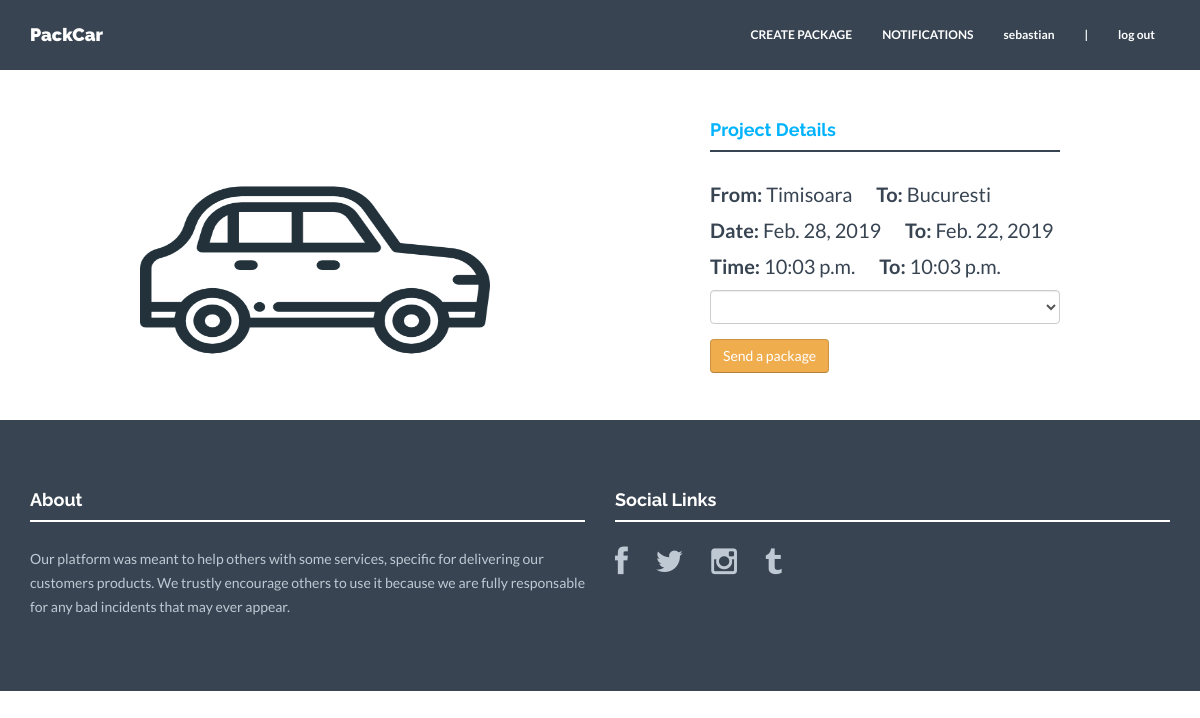
Screenshot of /driver/df25eb63-315c-11e9-a5b7-a600c0d15101/ (signed in) with the database file from the repository.
### drivers/models.py (models this page shows)
class Driver(models.Model):
    departure = models.CharField(null=True, max_length=300)
    arrival = models.CharField(null=True, max_length=300)
    departure_date = models.DateField(null=True)
    departure_time = models.TimeField(null=True)
    arrival_date = models.DateField(null=True)
    arrival_time = models.TimeField(null=True)
    phonenumber = PhoneNumberField(null=True)
    author = models.ForeignKey(User, related_name='drivers')
    slug = models.SlugField(default=uuid.uuid1, unique=True)

### drivers/views.py (the view, shortened to what this page needs)
# urls.py: url(r'^driver/(?P<slug>[^\.]+)/$', views.driver, name='driver'),
@login_required
def driver(request, slug):
    drivers = get_object_or_404(Driver, slug=slug)
    return render(request, "drivers/post.html", {
        "package": drivers,
        "user": request.user,
        "packages": Package.objects.filter(author=request.user)
    })

### templates/drivers/post.html (shortened to what this page needs)
<!DOCTYPE html>
<html lang="en">
  <head>{% load staticfiles %}
    <link href="{% static "assets/css/bootstrap.css"%}"rel="stylesheet">
    <link href="{% static "assets/css/style.css"%}" rel="stylesheet">
    <link href="{% static "assets/css/font-awesome.min.css"%}" rel="stylesheet">
  </head>
  <body>
    <div class="navbar navbar-default navbar-fixed-top" role="navigation">
      <div class="container">
        <div class="navbar-header">
          <a class="navbar-brand" href="/">PackCar</a>
        </div>
        <div class="navbar-collapse collapse navbar-right">
          <ul class="nav navbar-nav">
            <li class="active"><a href="/"></a></li>
            <li><a href="/packages">CREATE PACKAGE</a></li>
            <li><a href="/manager">NOTIFICATIONS</a></li>
            <li><a>{{ request.user.username }}</a></li>
            <li><a>|</a></li>
            <li><a href="/logout">log out</a></li>
          </ul>
        </div>
      </div>
    </div>
	 <div class="container mt">
	 <form method="POST">
		 	<br>
		 	<div class="col-lg-5 col-lg-offset-1">
		 		<img src="{% static "assets/img/vectors/car-c.png"%}"style="height: 300px !important; width: 350px !important;">
		 	</div>
		 	<div class="col-lg-4 col-lg-offset-1">
		 		<h4 style="color:#00b3fe;">Project Details</h4>
		 		<div class="hline"></div>
		 		<br>
		 		<p style="font-size:20px;"><b>From:</b> {{ package.departure }}</a><b style="margin-left:20px;"> To:</b> {{ package.arrival }}</a></p>
		 		<p style="font-size:20px;"><b>Date:</b> {{ package.departure_date }}  </a><b  style="margin-left:20px;"> To:</b> {{ package.arrival_date }}</a></p>
		 		<p style="font-size:20px;"><b>Time:</b> {{ package.departure_time }}</a><b  style="margin-left:20px;"> To:</b> {{ package.arrival_time }}</a></p>
		 	    {% if user == package.author%}
                      <button  class=" btn btn-success" style="margin-right:5px"><a href="/edit_drivers/{{ package.slug }}" style="color: white;">Edit task </a></button>
                      <button type="submit" name="deletePost" value='deletePost' style="margin-right:5px" class="btn btn-danger"><span>Delete </span></button>
                {% else %}
                    <form method="post">
                        <div class="row">
                            <div class="form-group col-lg-12">
                                    <select name="package-id" class="form-control" aria-describedby=basic-addon1 required>
                                        <option selected></option>
                                        {% for package in packages %}
                                            <option value="{{ package.id }}">{{ package.name }}</option>
                                        {% endfor %}
                                </select>
                            </div>
                         </div>
                      <button name="send_package" type="submit" class=" btn btn-warning" style="margin-right:5px"><a style="color: white;">Send a package</a></button>
                      </form>
                {% endif %}
		 	</div>
	 	</div><! --/row -->
	 <div id="footerwrap">
	 	<div class="container">
		 	<div class="row">
		 		<div class="col-lg-6">
		 			<h4>About</h4>
		 			<div class="hline-w"></div>
		 			<p>Our platform was meant to help others with some services, specific for delivering our customers products. We trustly encourage others to use it because we are fully responsable for any bad incidents that may ever appear.</p>
		 		</div>
		 		<div class="col-lg-6">
		 			<h4>Social Links</h4>
		 			<div class="hline-w"></div>
		 			<p>
		 				<a href="#"><i class="fa fa-facebook"></i></a>
		 				<a href="#"><i class="fa fa-twitter"></i></a>
		 				<a href="#"><i class="fa fa-instagram"></i></a>
		 				<a href="#"><i class="fa fa-tumblr"></i></a>
		 			</p>
		 		</div>
		 	</div><! --/row -->
	 	</div><! --/container -->
	 </div><! --/footerwrap -->
  </body>
</html>

### static/assets/css/style.css (style rules this page uses)
* { margin: 0; padding: 0px; }
body { background: #ffffff; margin: 0; height: 100%; color: #384452; font-family: 'Lato', sans-serif; font-weight: 400; }
h1, h2, h3, h4, h5, h6 { font-family: 'Raleway', sans-serif; font-weight: 700; }
p { padding: 0; margin-bottom: 12px; font-family: 'Lato', sans-serif; font-weight: 400; font-size: 14px; line-height: 24px; color: #384452; margin-top: 10px; }
img { height: auto; max-width: 100%; }
a { padding: 0; margin: 0; text-decoration: none; -webkit-transition: background-color .4s linear, color .4s linear; -moz-transition: background-color .4s linear, color .4s linear; -o-transition: background-color .4s linear, color .4s linear; -ms-transition: background-color .4s linear, color .4s linear; transition: background-color .4s linear, color .4s linear; }
.navbar { min-height: 70px; padding-top: 10px; margin-bottom: 0px; }
.navbar-brand { font-family: 'Raleway', sans-serif; font-weight: 900; }
.navbar-header .navbar-brand { color: white; }
.navbar-default .navbar-nav > li > a { color: white; font-weight: 700; font-size: 12px; }
.navbar-default .navbar-nav > .active > a, .navbar-default .navbar-nav > .active > a:hover, .navbar-default .navbar-nav > .active > a:focus { color: #00b3fe; background-color: transparent; }
.navbar-default { background-color: #384452; border-color: transparent; }
.mt { margin-top: 60px; }
.hline { border-bottom: 2px solid #384452; }
.hline-w { border-bottom: 2px solid #ffffff; margin-bottom: 25px; }
#footerwrap { padding-top: 60px; padding-bottom: 60px; background: #384452; }
#footerwrap p { color: #bfc9d3; }
#footerwrap h4 { color: white; }
#footerwrap i { font-size: 30px; color: #bfc9d3; padding-right: 25px; }
.btn { border-color: #c5c5c5; border-color: rgba(0,0,0,0.15) rgba(0,0,0,0.15) rgba(0,0,0,0.25); }

### rows the page displays
Driver: departure "Timisoara", arrival "Bucuresti", departure_date "Feb. 28, 2019", arrival_date "Feb. 22, 2019", departure_time "10:03 p.m.", arrival_time "10:03 p.m."

### other values shown
{{ request.user.username }} "sebastian"
